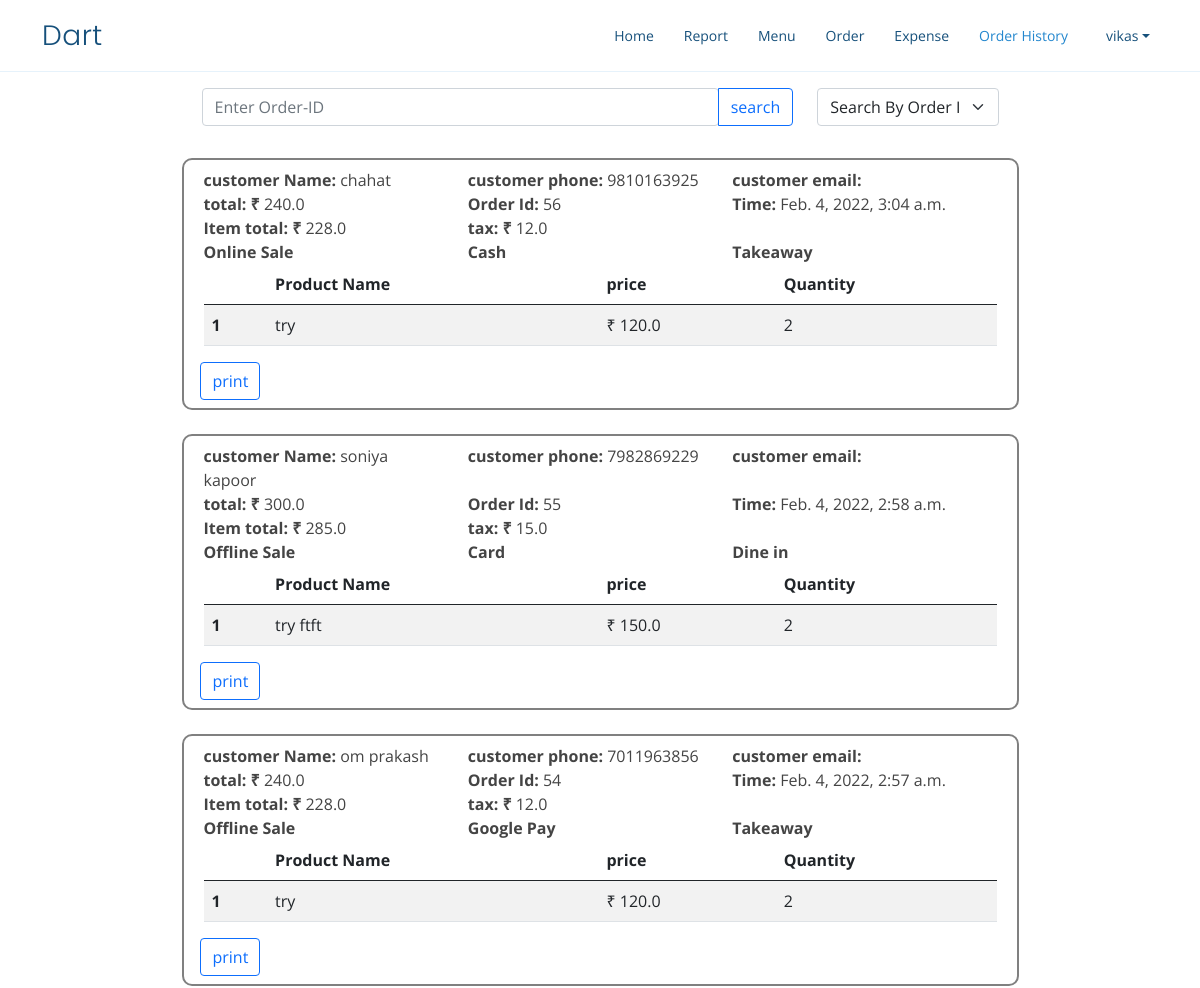
The page /order-history (signed in, upper part) on the database as committed earlier.
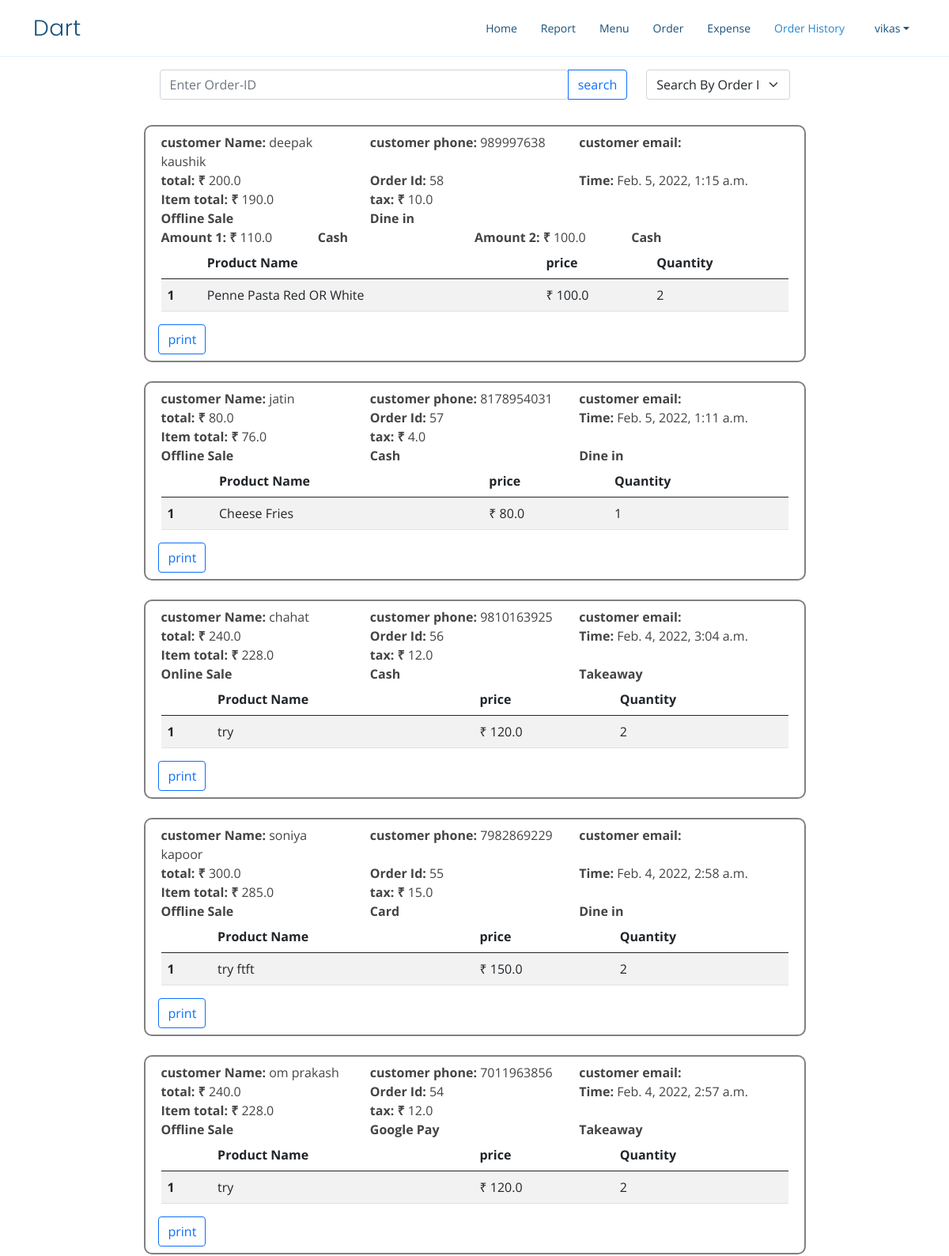
The same page on the database as committed later.
### home/models.py (models this page shows, shortened)
class Order(models.Model):
    user=models.ForeignKey(User,on_delete=models.CASCADE,related_name='order')
    customer = models.ForeignKey(Customer,on_delete=models.SET_NULL,null=True)
    date_created = models.DateTimeField(auto_now_add=True, null=True)
    saleChoices=(
        ('Online Sale','Online Sale'),
        ('Offline Sale','Offline Sale')
    )
    saleType=models.CharField(choices=saleChoices,default='Offline Sale',max_length=15)
    orderStateChoices=(
        ('Dine in','Dine in'),
        ('Takeaway','Takeaway')
    )
    orderState=models.CharField(choices=orderStateChoices,default='Dine in',max_length=15)
    paymentChoices=(
        ('Cash','Cash'),
        ('Amazon Pay','Amazon Pay'),
        ('Google Pay','Google Pay'),
        ('Paytm','Paytm'),
        ('Card','Card')
    )
    payment_method=models.CharField(choices=paymentChoices,default='Cash',max_length=15)
    is_split=models.BooleanField(default=False,null=True,blank=True)
    payment_method2=models.CharField(choices=paymentChoices,null=True,blank=True,max_length=15)
    payment1=models.FloatField(default=0,null=True,blank=True)
    payment2=models.FloatField(default=0,null=True,blank=True)
    objects=OrderManager()
    def total(self):    #including TAX
        totalAmount=0
        for orderProduct in self.orderProducts.all():
            totalAmount+=orderProduct.TotalCostProduct()
        return totalAmount
    def taxAmount(self):  # TAX
        amount=(0.05)*self.total()
        return amount
    def itemAmount(self):
        return self.total()-self.taxAmount()
    def cancel(self):
        if self.date_created.date()==timezone.now().date():
            return True
        return False

class Customer(models.Model):
    user=models.ForeignKey(User,on_delete=models.CASCADE)
    name = models.CharField(max_length=200, null=True)
    phone = models.CharField(max_length=200, null=True)
    email = models.CharField(max_length=200, null=True,blank=True)
    date_created = models.DateTimeField(auto_now_add=True, null=True)

class OrderProduct(models.Model):
    order=models.ForeignKey(Order,on_delete=models.CASCADE,related_name='orderProducts')
    product=models.ForeignKey(Product,on_delete=models.SET_NULL,null=True,related_name='orderProducts')
    quantity = models.IntegerField(default=1)
    def TotalCostProduct(self):
        return self.product.price*self.quantity

class Product(models.Model):
    name = models.CharField(max_length=200, null=True)
    price = models.FloatField(null=True)
    description = models.CharField(max_length=200, null=True,blank=True)
    unit = models.CharField(max_length=50,null=True,blank=True)
    qty=models.DecimalField( max_digits=10, decimal_places=2)
    date_created = models.DateTimeField(auto_now_add=True, null=True)
    user=models.ForeignKey(User,on_delete=models.CASCADE,related_name='product')
    category=models.ForeignKey(ProductCategory,null=True,blank=True,on_delete=models.CASCADE)
    is_active=models.BooleanField(default=True)

### home/views.py (the view, shortened to what this page needs)
# urls.py: path('order-history', views.orderHistory,name='order-history'),
@login_required
def orderHistory(request,id=None):
    if id is None:
        orders=Order.objects.filter(user=request.user).order_by('-date_created')
        if len(orders)==0:
            messages.error(request,f"No Order History")
        param={'orders':orders}
        return render(request,'order-history.html',param)

### templates/order-history.html (shortened to what this page needs)
{% extends 'base.html' %}
{% block historyActive %}active{% endblock historyActive %}
{% block body %}
<div class="container">
  <div class="row w-75 mt-2  px-2 py-2 orderDetails" style="border: none;">
    <div class="col-sm-9">
      <div class="input-group" id="OrderId" style="display: ;">
        <input type="number" id="orderIdSearchInput" class="form-control rounded" placeholder="Enter Order-ID" aria-label="orderId" aria-describedby="search-orderId"/>
        <button type="button" id="orderIdSearch" onclick=changeUrl(this) class="btn btn-outline-primary">search</button>
      </div>
    </div>
    <div class="col-sm">
      <select class="form-select " aria-label="Default select example" id="category" onchange='showSearch(this)'>
        <option selected value="OrderId" >Search By Order ID</option>
    </select>
    </div>
  </div>
    {% for order in orders %}
    <div class="row w-75 orderDetails my-4 px-2 py-2">
        <div class="row">
        <div class="col-sm"><b>customer Name: </b><span>{{order.customer.name}}</span></div>
        <div class="col-sm"><b>customer phone: </b><span>{{order.customer.phone}}</span></div>
        <div class="col-sm" id="email"><b>customer email: </b></div>
        </div>
        <div class="row">
            <div class="col-sm-4">
              <b>total: &#x20B9 </b><span>{{order.total}}</span>
            </div>
            <div class="col-sm-4">
              <b>Order Id: </b><span>{{order.id}}</span>
            </div>
            <div class="col-sm-4">
              <b>Time: </b><span>{{order.date_created}}</span>
            </div>
        </div>
        <div class="row">
            <div class="col-sm-4">
              <b>Item total: &#x20B9 </b><span>{{order.itemAmount}}</span>
            </div>
            <div class="col-sm-4">
              <b>tax: &#x20B9 </b><span>{{order.taxAmount}}</span>
            </div>
        </div>
        <div class="row">
          <div class="col-sm-4"><b>{{order.saleType}}</b></div>
          {% if not order.is_split %}
          <div class="col-sm-4"><b>{{order.payment_method}}</b></div>
          {% endif %}
          <div class="col-sm-4"><b>{{order.orderState}}</b></div>
        </div>
        {% if order.is_split %}
        <div class="row">
          <div class="col-sm-3">
            <b>Amount 1: &#x20B9 </b><span>{{order.payment1}}</span>
          </div>
          <div class="col-sm-3"><b>{{order.payment_method}}</b></div>
          <div class="col-sm-3">
            <b>Amount 2: &#x20B9 </b><span>{{order.payment2}}</span>
          </div>
          <div class="col-sm-3"><b>{{order.payment_method2}}</b></div>
        </div>
        {% endif %}
        <div class="row mx-0">
            <table class="table table-striped table-hover">
                <thead>
                  <tr>
                    <th scope="col"></th>
                    <th scope="col">Product Name</th>
                    <th scope="col">price</th>
                    <th scope="col">Quantity</th>
                  </tr>
                </thead>
                <tbody>
                    {% for orderProduct in order.orderProducts.all %}
                  <tr>
                    <th scope="row">{{forloop.counter}}</th>
                    <td>{{orderProduct.product.name}}</td>
                    <td>&#x20B9 {{orderProduct.product.price}}</td>
                    <td>{{orderProduct.quantity}}</td>
                  </tr>
                  {% endfor %}
                </tbody>
              </table>
        </div>
        <div class="row">
          <a href={% url 'order-invoice' order.id %} class="btn btn-outline-primary mx-2" style="width: 5vw;">print</a>
        </div>
    </div>
    {% endfor %}
</div>
{% endblock body %}

Rows that differ between the two databases and show on the page:
added Order: customer.name "deepak kaushik", customer.phone "989997638", total "200.0", id "58", date_created "Feb. 5, 2022, 1:15 a.m.", itemAmount "190.0", taxAmount "10.0", saleType "Offline Sale", orderState "Dine in", payment1 "110.0", payment_method "Cash", payment2 "100.0", payment_method2 "Cash"
added OrderProduct: product.name "Penne Pasta Red OR White", product.price "100.0", quantity "2", shown under "deepak kaushik"
added Order: customer.name "jatin", customer.phone "8178954031", total "80.0", id "57", date_created "Feb. 5, 2022, 1:11 a.m.", itemAmount "76.0", taxAmount "4.0", saleType "Offline Sale", payment_method "Cash", orderState "Dine in"
added OrderProduct: product.name "Cheese Fries", product.price "80.0", quantity "1", shown under "jatin"
